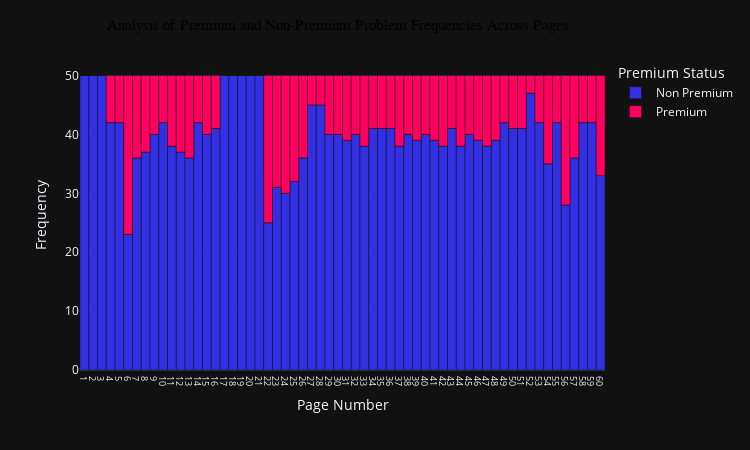

Notebook code for this chart:
### Code cell
dfs =[]

for page_number in df['page_number'].unique():
    temp_df = df[df['page_number'] == page_number]
    premium_count = temp_df[temp_df['is_premium'] == True].shape[0]
    non_premium_count = temp_df[temp_df['is_premium'] == False].shape[0]
    temp_result_df = pd.DataFrame(
        {
            'page_number': [page_number],
            'Premium': [premium_count],
            'Non Premium': [non_premium_count]
        }
    )
    dfs.append(temp_result_df)

result_df = pd.concat(dfs, ignore_index=True)

fig = px.bar(
    result_df,
    x='page_number',
    y=['Non Premium', 'Premium'],
    color_discrete_map={ 'Non Premium': '#3330E4', 'Premium': '#FF0060'},
    width=750
)

fig.update_layout(
    title_text='Analysis of Premium and Non-Premium Problem Frequencies Across Pages',
    title_font=dict(size=15, family='Arial', color='black'),
    xaxis_title='Page Number',
    yaxis_title='Frequency',
    xaxis=dict(tickvals=list(range(0, 62, 1))),
    legend_title_text='Premium Status',
    title_x=0.45,
    width=750,
    height=450
)

fig.update_layout(xaxis=dict(tickfont=dict(size=9)), bargap=0)
fig.show()

### Figure 1 — Plotly figure (JSON) as saved in the notebook; plotly's stock layout.template omitted (floating-point values rounded to 4 significant figures)
{"data": [{"hovertemplate": "variable=Non Premium<br>page_number=%{x}<br>value=%{y}<extra></extra>", "legendgroup": "Non Premium", "marker": {"color": "#3330E4", "pattern": {"shape": ""}}, "name": "Non Premium", "orientation": "v", "showlegend": true, "textposition": "auto", "x": [1.0, 2.0, 3.0, 4.0, 5.0, 6.0, 7.0, 8.0, 9.0, 10.0, 11.0, 12.0, 13.0, 14.0, 15.0, 16.0, 17.0, 18.0, 19.0, 20.0, 21.0, 22.0, 23.0, 24.0, 25.0, 26.0, 27.0, 28.0, 29.0, 30.0, 31.0, 32.0, 33.0, 34.0, 35.0, 36.0, 37.0, 38.0, 39.0, 40.0, 41.0, 42.0, 43.0, 44.0, 45.0, 46.0, 47.0, 48.0, 49.0, 50.0, 51.0, 52.0, 53.0, 54.0, 55.0, 56.0, 57.0, 58.0, 59.0, 60.0, NaN], "xaxis": "x", "y": [50, 50, 50, 42, 42, 23, 36, 37, 40, 42, 38, 37, 36, 42, 40, 41, 50, 50, 50, 50, 50, 25, 31, 30, 32, 36, 45, 45, 40, 40, 39, 40, 38, 41, 41, 41, 38, 40, 39, 40, 39, 38, 41, 38, 40, 39, 38, 39, 42, 41, 41, 47, 42, 35, 42, 28, 36, 42, 42, 33, 0], "yaxis": "y", "type": "bar"}, {"hovertemplate": "variable=Premium<br>page_number=%{x}<br>value=%{y}<extra></extra>", "legendgroup": "Premium", "marker": {"color": "#FF0060", "pattern": {"shape": ""}}, "name": "Premium", "orientation": "v", "showlegend": true, "textposition": "auto", "x": [1.0, 2.0, 3.0, 4.0, 5.0, 6.0, 7.0, 8.0, 9.0, 10.0, 11.0, 12.0, 13.0, 14.0, 15.0, 16.0, 17.0, 18.0, 19.0, 20.0, 21.0, 22.0, 23.0, 24.0, 25.0, 26.0, 27.0, 28.0, 29.0, 30.0, 31.0, 32.0, 33.0, 34.0, 35.0, 36.0, 37.0, 38.0, 39.0, 40.0, 41.0, 42.0, 43.0, 44.0, 45.0, 46.0, 47.0, 48.0, 49.0, 50.0, 51.0, 52.0, 53.0, 54.0, 55.0, 56.0, 57.0, 58.0, 59.0, 60.0, NaN], "xaxis": "x", "y": [0, 0, 0, 8, 8, 27, 14, 13, 10, 8, 12, 13, 14, 8, 10, 9, 0, 0, 0, 0, 0, 25, 19, 20, 18, 14, 5, 5, 10, 10, 11, 10, 12, 9, 9, 9, 12, 10, 11, 10, 11, 12, 9, 12, 10, 11, 12, 11, 8, 9, 9, 3, 8, 15, 8, 22, 14, 8, 8, 17, 0], "yaxis": "y", "type": "bar"}], "layout": {"xaxis": {"anchor": "y", "domain": [0.0, 1.0], "title": {"text": "Page Number"}, "tickvals": [0, 1, 2, 3, 4, 5, 6, 7, 8, 9, 10, 11, 12, 13, 14, 15, 16, 17, 18, 19, 20, 21, 22, 23, 24, 25, 26, 27, 28, 29, 30, 31, 32, 33, 34, 35, 36, 37, 38, 39, 40, 41, 42, 43, 44, 45, 46, 47, 48, 49, 50, 51, 52, 53, 54, 55, 56, 57, 58, 59, 60, 61], "tickfont": {"size": 9}}, "yaxis": {"anchor": "x", "domain": [0.0, 1.0], "title": {"text": "Frequency"}}, "legend": {"title": {"text": "Premium Status"}, "tracegroupgap": 0}, "margin": {"t": 60}, "barmode": "relative", "width": 750, "title": {"font": {"size": 15, "family": "Arial", "color": "black"}, "text": "Analysis of Premium and Non-Premium Problem Frequencies Across Pages", "x": 0.45}, "height": 450, "bargap": 0}}
